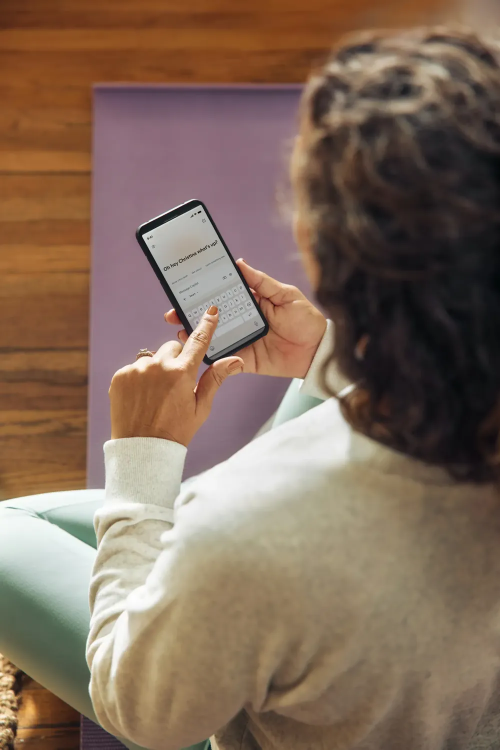
#> input picture assets/img/blog/0354e90d07dc.webp, 1000 x 1499 px (shown at 1/2 size); its folder holds only this picture in this run
$ python responsive-blog-images.py
#> lines starting #> are read from the running program, lines starting #| are printed output that depends on the picture
#!/usr/bin/env python3
"""Generate responsive variants for the migrated blog images and rewrite the
post bodies to use srcset. 273 of 399 were being served at 1000px into a
~700px prose column."""
import json, glob, os, re
from PIL import Image
Image.MAX_IMAGE_PIXELS = None

WIDTHS = [320, 640, 900]
SRC = 'assets/img/blog'
made = 0
variants = {}

for f in sorted(glob.glob(f'{SRC}/*.webp')):
    base = os.path.splitext(os.path.basename(f))[0]
    if re.search(r'-\d+w$', base):      # already a variant
        continue
    im = Image.open(f)
#> im is the input picture: PIL image 1000x1499 RGB; mean R, G, B 129.7, 107.2, 90.6
    w0, h0 = im.size
#> w0 = 1000; h0 = 1499
    entries = []
    for w in WIDTHS:
        if w >= w0:
            continue
        out = f'{SRC}/{base}-{w}w.webp'
        if not os.path.exists(out):
            im.resize((w, round(h0 * w / w0)), Image.LANCZOS).save(out, 'WEBP', quality=78, method=6)
            made += 1
        entries.append((w, f'/{out}'))
#> this loop made 3 passes
#> pass 1, `im.resize((w, round(h0 * w / w0)), Image.LANCZOS).save(out, 'WEBP', qu..`:
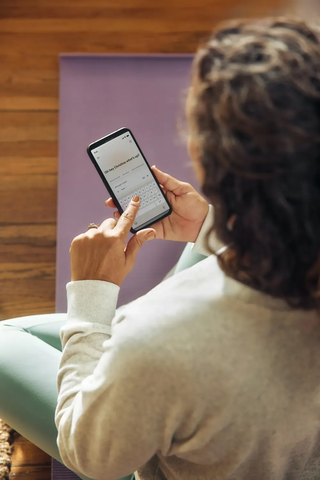
#> saved as 0354e90d07dc-320w.webp: PIL image 320x480 RGB; mean R, G, B 129.7, 107.2, 90.6
#> after the loop, entries = [(320, '/assets/img/blog/0354e90d07dc-320w.webp'), (640, '/assets/img/blog/0354e90d07dc-640w.webp'), (900, '/assets/img/blog/0354e90d07dc-900w.webp')]; made = 3
    entries.append((w0, f'/{f}'))
    if len(entries) > 1:
        variants[f'/{f}'] = entries

print(f'  generated {made} variants for {len(variants)} images')
#|   generated 3 variants for 1 images

# rewrite bodies: add srcset + sizes to each <img>
touched = imgs = 0
for jf in glob.glob('content/blog/*.json'):
    d = json.load(open(jf))
    body = d['body']; before = body

    def add_srcset(m):
        global imgs
        tag = m.group(0)
        if 'srcset=' in tag:
            return tag
        src = (re.search(r'src="([^"]+)"', tag) or [None, ''])[1]
        v = variants.get(src)
        if not v:
            return tag
        ss = ', '.join(f'{p} {w}w' for w, p in sorted(v))
        imgs += 1
        return tag[:-1] + f' srcset="{ss}" sizes="(max-width: 820px) 100vw, 700px">'

    body = re.sub(r'<img\b[^>]*>', add_srcset, body)
    if body != before:
        d['body'] = body
        json.dump(d, open(jf, 'w'), indent=1)
        touched += 1

print(f'  added srcset to {imgs} images across {touched} posts')
